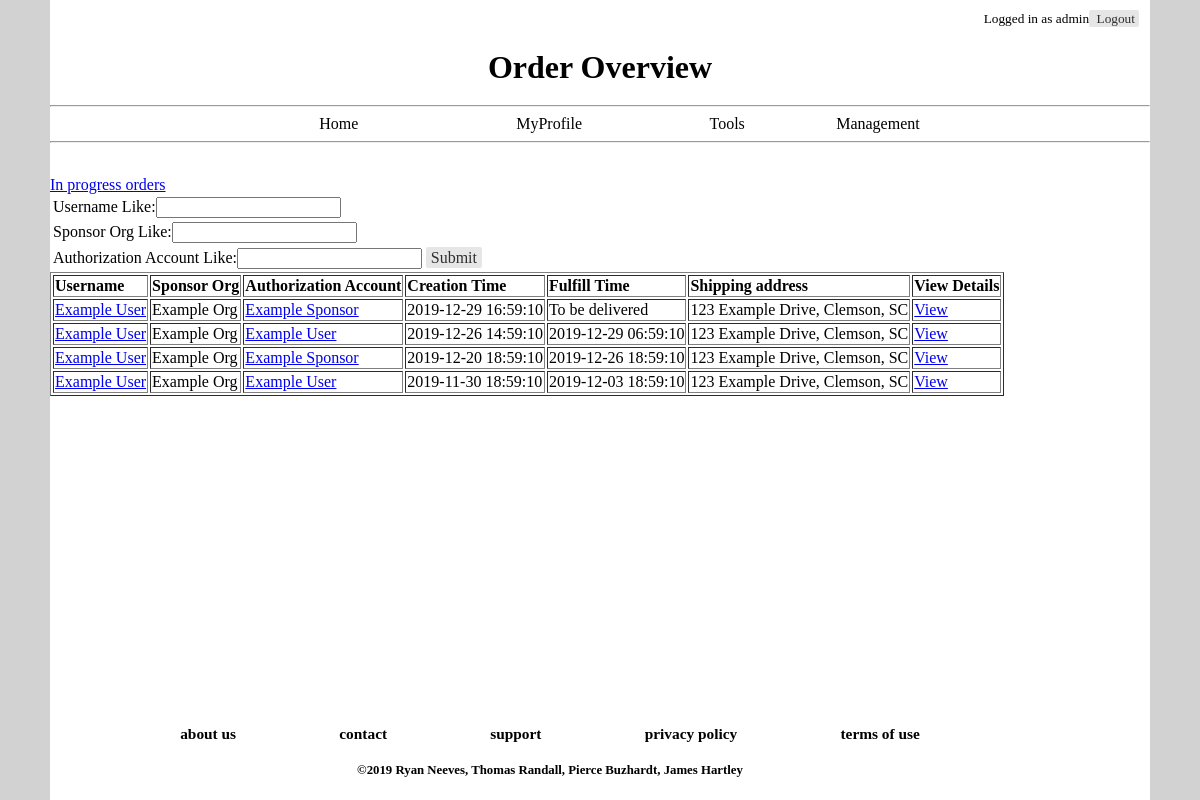
The page /pages/orderoverview.php (signed in) on the database its author committed.
### tables this page shows
CREATE TABLE IF NOT EXISTS `account` (
  `account_id` int(11) NOT NULL AUTO_INCREMENT,
  `username` varchar(30) NOT NULL,
  `email_address` varchar(100) NOT NULL,
  `shipping_address` varchar(150) NOT NULL,
  `hashed_password` varchar(255) NOT NULL,
  `role` enum('driver','sponsor','admin') NOT NULL,
  `path_to_pfp` varchar(256) DEFAULT NULL,
  `live_account` INT (1) NULL DEFAULT '1',
  PRIMARY KEY (`account_id`),
  UNIQUE KEY `username` (`username`),
  UNIQUE KEY `email_address` (`email_address`)
);

CREATE TABLE IF NOT EXISTS `order_transactions` (
  `order_id` int(11) NOT NULL AUTO_INCREMENT,
  `driver_account_id` int(11) NOT NULL,
  `auth_account_id` int(11) NOT NULL,
  `sponsor_org_id` int(11) NOT NULL,
  `shipping_address` varchar(150) NOT NULL,
  `creation_time` datetime DEFAULT NULL,
  `fulfill_time` datetime DEFAULT NULL,
  `problem` varchar(250) DEFAULT NULL,
  `complain` varchar(250) DEFAULT NULL,
  PRIMARY KEY (`order_id`),
  KEY `driver_account_id` (`driver_account_id`),
  KEY `auth_account_id` (`auth_account_id`),
  KEY `sponsor_org_id` (`sponsor_org_id`)
);

CREATE TABLE IF NOT EXISTS `sponsor_org` (
  `sponsor_org_id` int(11) NOT NULL AUTO_INCREMENT,
  `org_name` varchar(50) NOT NULL,
  `org_email_address` varchar(100) NOT NULL,
  `org_bio` varchar(500) DEFAULT NULL,
  `org_url` varchar(256) DEFAULT NULL,
  `path_to_org_logo` varchar(256) DEFAULT NULL,
  `points_to_dollars` double NOT NULL,
  `application_open` int(1) NULL DEFAULT '1',
  `live_org` int(1) NULL DEFAULT '1',
  PRIMARY KEY (`sponsor_org_id`),
  UNIQUE KEY `org_name` (`org_name`)
);

### php/config.php (called while the page is built, shortened)
<?php
  $dbhost = "driverdb.cgbvpo0s4pjx.us-east-1.rds.amazonaws.com";
  $dbuser = "DrvrRwrds_1rtc";
  $dbpass = "TenRats10";
  $database = "DriverRewards4910";
?>

### php/mysqlClass.php (called while the page is built, shortened)
<?php
class mysql_db {
  public $db_connect_id;
  function __construct($dbhost, $dbuser, $dbpass, $database) {
    $this->server = $dbhost;
    $this->user = $dbuser;
    $this->password = $dbpass;
    $this->dbname = $database;
    $this->db_connect_id = new mysqli($this->server,$this->user,$this->password,$this->dbname);
    if($this->db_connect_id->connect_error) {
      die("Connection failed: " . $this->db_connect_id->connect_error);
    }
    else { return $this->db_connect_id; }
  }
  function query($query) {
    return mysqli_query($this->db_connect_id, $query);
  }
}
include_once ("config.php");
$db = new mysql_db($dbhost, $dbuser, $dbpass, $database);
?>

### pages/orderoverview.php (the view, shortened to what this page needs)
<!DOCTYPE html>
<html>
<?php $title = 'Order Overview';
include('../php/header.php'); ?>
<main>
    <a href="../pages/inprogressorderoverview.php">In progress orders</a><br>
    <form name='search' method='POST' action='../pages/orderoverview.php'>
        <table>
            <tr>
                <td><label for='reggie'>Username Like:</label><input name='reggie'
                                                                     type='text' <?php if (isset($_POST['reggie'])) echo "value='$_POST[reggie]'"; ?>>
                <td>
            </tr>
            <tr>
                <td><label for='reggiespon'>Sponsor Org Like:</label><input name='reggiespon'
                                                                            type='text' <?php if (isset($_POST['reggiespon'])) echo "value='$_POST[reggiespon]'"; ?>>
                </td>
            </tr>
            <tr>
                <td><label for='authreggie'>Authorization Account Like:</label><input name='authreggie'
                                                                                      type='text' <?php if (isset($_POST['authreggie'])) echo "value='$_POST[authreggie]'"; ?>>
                    <input class='button' type='submit'></td>
            </tr>
        </table>
    </form>
    <table border='1px'>
        <?php
        $sql = "SELECT * FROM `order_transactions` RIGHT OUTER JOIN `account` ON `account`.`account_id` = `order_transactions`.`driver_account_id` INNER JOIN `sponsor_org` ON `order_transactions`.`sponsor_org_id` = `sponsor_org`.`sponsor_org_id`";
        if (isset($_POST['reggie']) && $_POST['reggie'] != '' && isset($_POST['reggiespon']) && $_POST['reggiespon'] != '') {
            $sql .= " WHERE `username` RLIKE '$_POST[reggie]' && `org_name` RLIKE '$_POST[reggiespon]'";
        } elseif (isset($_POST['reggie']) && $_POST['reggie'] != '') {
            $sql .= " WHERE `username` RLIKE '$_POST[reggie]'";
        } elseif (isset($_POST['reggiespon']) && $_POST['reggiespon'] != '') {
            $sql .= " WHERE `org_name` RLIKE '$_POST[reggiespon]'";
        } else {
            $sql .= " WHERE 1";
        }
	$sql .= " ORDER BY creation_time DESC";
        $result = $db->query($sql);
        if (($nrows = mysqli_num_rows($result)) != 0) {
            echo "<tr><td><b>Username</b></td><td><b>Sponsor Org</b></td><td><b>Authorization Account</b></td><td><b>Creation Time</b></td><td><b>Fulfill Time</b></td><td><b>Shipping address</b></td><td><b>View Details</b></td></tr>";
            for ($i = 0; $i < $nrows; $i += 1) {
                $row = mysqli_fetch_array($result);
                $xtemp = $row['auth_account_id'];
                $query = "SELECT `username` FROM `account` WHERE `account_id` = $xtemp";
                $xrow = $db->query($query);
                $autho = mysqli_fetch_array($xrow);
                if (isset($_POST['authreggie']) && $_POST['authreggie'] != '') {
                    if (strpos(strtolower($autho['username']), strtolower($_POST['authreggie'])) !== false) {
                        echo "<tr><td><a href='../pages/viewaccount.php?viewid=" . $row['driver_account_id'] . "'>$row[username]</a></td><td>$row[org_name]</td><td><a href='../pages/viewaccount.php?viewid=" . $row['auth_account_id'] . "'>$autho[username]</a></td>
		  <td>$row[creation_time]</td><td>";
		if($row['fulfill_time'] != NULL) echo "$row[fulfill_time]";
		else echo "To be delivered";
		echo "</td>
		  <td>$row[shipping_address]</td><td><a href='../pages/order_details.php?order_id=".$row['order_id']."'>View</a></td></tr>";
                    }
                } else {
                    echo "<tr><td><a href='../pages/viewaccount.php?viewid=" . $row['driver_account_id'] . "'>$row[username]</a></td><td>$row[org_name]</td><td><a href='../pages/viewaccount.php?viewid=" . $row['auth_account_id'] . "'>$autho[username]</a></td>
		<td>$row[creation_time]</td><td>";
		if($row['fulfill_time'] != NULL) echo "$row[fulfill_time]";
		else echo "To be delivered";
			echo "</td>
		<td>$row[shipping_address]</td><td><a href='../pages/order_details.php?order_id=".$row['order_id']."'>View</a></td></tr>";
                }
            }
        }
        ?>
    </table>
</main>
<?php include('../php/footer.php'); ?>
</html>

### php/header.php (shortened to what this page needs)
<?php
@include_once('../php/sqlconnect.php');
@include_once('./php/sqlconnect.php');
?>
<link rel="stylesheet" type="text/css" href="../styles/layout.php"/>
<body>
<div id="wrapper">
<article id = "testing"><?php displayLogin($logged_in,$login_name) ?></article>
<header><div id="header"><?php if(isset($title)){echo $title;}else{echo "Driver Rewards";} ?></div></header>
<hr>
<nav>
	<a href="../index.php">Home</a>
	<?php
	if(!$logged_in) {
		echo "<a href='../pages/login.php'>Log In</a>
			<a href='../pages/register.php'>Register</a>";
	}
	else {
		if($role == 'driver')
		{
			echo "<div class='dropdown'>
			<a class='dropbtn' href='../pages/profile.php'>MyProfile</a>
			<div class='dropdown-content'>
			<a href='../pages/orders.php'>Orders</a>
			<a href='../pages/phistory.php'>Points</a>
			</div></div>
			<div class='dropdown'>
			<a class='dropbtn' href='../pages/catalog.php'>Shopping</a>
			<div class='dropdown-content'>
			<a href='../pages/catalog.php";
			if(isset($_GET['org_id'])) echo "?org_id=$_GET[org_id]";
			if(isset($_GET['driver_id'])) {
				if(isset($_GET['org_id'])) echo "&"; else echo "?";
				echo "driver_id=$_GET[driver_id]";
			}
			echo "'>Sponsor Catalog</a>
			<a href='../pages/cart.php";
			if(isset($_GET['org_id'])) echo "?org_id=$_GET[org_id]";
			if(isset($_GET['driver_id'])) {
				if(isset($_GET['org_id'])) echo "&"; else echo "?";
				echo "driver_id=$_GET[driver_id]";
			}
			echo "'>My Cart</a>
			<a href='../pages/checkout.php";
			if(isset($_GET['org_id'])) echo "?org_id=$_GET[org_id]";
			if(isset($_GET['driver_id'])) {
				if(isset($_GET['org_id'])) echo "&"; else echo "?";
				echo "driver_id=$_GET[driver_id]";
			}
			echo "'>Checkout</a>
			</div></div>
			<div class='dropdown'>
			Sponsorship
			<div class='dropdown-content'>
			<a href='../pages/sponsorApply.php'>Apply for Sponsor</a>
			<a href='../pages/sponsorApplications.php'>My Applications</a>
			</div></div>";
		}
		else if($role == 'admin')
		{
			echo "
			<a href='../pages/profile.php'>MyProfile</a>
			<div class='dropdown'>
			<a class='dropbtn' href='../pages/admincontrol.php'>Tools</a>
			<div class='dropdown-content'>
			<a href='../pages/orders.php'>Manage Orders</a>
			<a href='../pages/suspend_login.php'>Suspend Logins</a>
			<a href='../pages/force_update.php'>Force Update</a>
			<a href='../pages/sponsorApply.php'>Edit Application Info</a>
			<a href='../pages/sponsorApplications.php'>Adjust Application Status</a>
			<a href='../pages/catalog.php'>Browse catalogs</a>
			<a href='../pages/cart.php";
			if(isset($_GET['org_id'])) echo "?org_id=$_GET[org_id]";
			if(isset($_GET['driver_id'])) {
				if(isset($_GET['org_id'])) echo "&"; else echo "?";
				echo "driver_id=$_GET[driver_id]";
			}
			echo "'>My Cart</a>
			<a href='../pages/checkout.php";
			if(isset($_GET['org_id'])) echo "?org_id=$_GET[org_id]";
			if(isset($_GET['driver_id'])) {
				if(isset($_GET['org_id'])) echo "&"; else echo "?";
				echo "driver_id=$_GET[driver_id]";
			}
			echo "'>Checkout</a>";
			echo "</div></div><div class='dropdown'>";
			echo "<a class='dropbtn' href='../pages/adminreport.php'>Management</a>
			<div class='dropdown-content'>
			<a href='../pages/pointoverview.php'>Point Overview</a>
			<a href='../pages/orderoverview.php'>Order Overview</a>
			<a href='../pages/org_changes.php'>Org Changes</a>
			<a href='../pages/org_statuses.php'>Org Statuses</a>
			<a href='../pages/productorders.php'>Product Orders</a>
			<a href='../pages/userlist.php'>User list</a>
			<a href='../pages/create_account.php'>Create An Account</a>
			<a href='../pages/orgcontrol.php'>Create/Delete Org</a>
			</div></div>";
		}
	}
	?>
</nav>
<hr>

### php/sqlconnect.php (shortened to what this page needs)
<?php
@include_once('./mysqlClass.php');
@include_once('../php/mysqlClass.php');
if (!isset($_SESSION["user_id"])) {
} else {
    $id = $_SESSION["user_id"];
    $sql = "SELECT username,role FROM account WHERE account_id = '$id'";
    $result = $db->query($sql);
    if ($row = $result->fetch_assoc()) {
        $role = $row["role"];
    }
}
function displayLogin($logged_in, $login_name)
{
    if ($logged_in == true) {
        echo "Logged in as " . $login_name . "<a class='button' href='../pages/logout.php'> Logout</a>";
    } else {
        echo "<a class='button' href=\"./login.php\">Login</a>";
        echo "	<a class = 'button' href=\"./register.php\">Register</a>";
    }
}
?>

### php/footer.php
<div class = "push"></div>
<footer>
<div id="footer_nav">
<a href="about.php">about us</a>
<a href="contact.php">contact</a>
<a href="support.php">support</a>
<a href="privacy.php">privacy policy</a>
<a href="terms.php">terms of use</a>
</div>
<div id="copyright">&copy;2019 Ryan Neeves, Thomas Randall, Pierce Buzhardt, James Hartley</div>
</footer>
</div>
</body>

### rows shown on the page
account: role "admin"
order_transactions: driver_account.username "Example User", sponsor_org.org_name "Example Org", auth_account.username "Example Sponsor", creation_time "2019-12-29 16:59:10", shows "To be delivered", driver_account.shipping_address "123 Example Drive, Clemson, SC"
order_transactions: driver_account.username "Example User", sponsor_org.org_name "Example Org", creation_time "2019-12-26 14:59:10", fulfill_time "2019-12-29 06:59:10", driver_account.shipping_address "123 Example Drive, Clemson, SC"
order_transactions: driver_account.username "Example User", sponsor_org.org_name "Example Org", auth_account.username "Example Sponsor", creation_time "2019-12-20 18:59:10", fulfill_time "2019-12-26 18:59:10", driver_account.shipping_address "123 Example Drive, Clemson, SC"
order_transactions: driver_account.username "Example User", sponsor_org.org_name "Example Org", creation_time "2019-11-30 18:59:10", fulfill_time "2019-12-03 18:59:10", driver_account.shipping_address "123 Example Drive, Clemson, SC"

### other values the page prints
$title "Order Overview"
